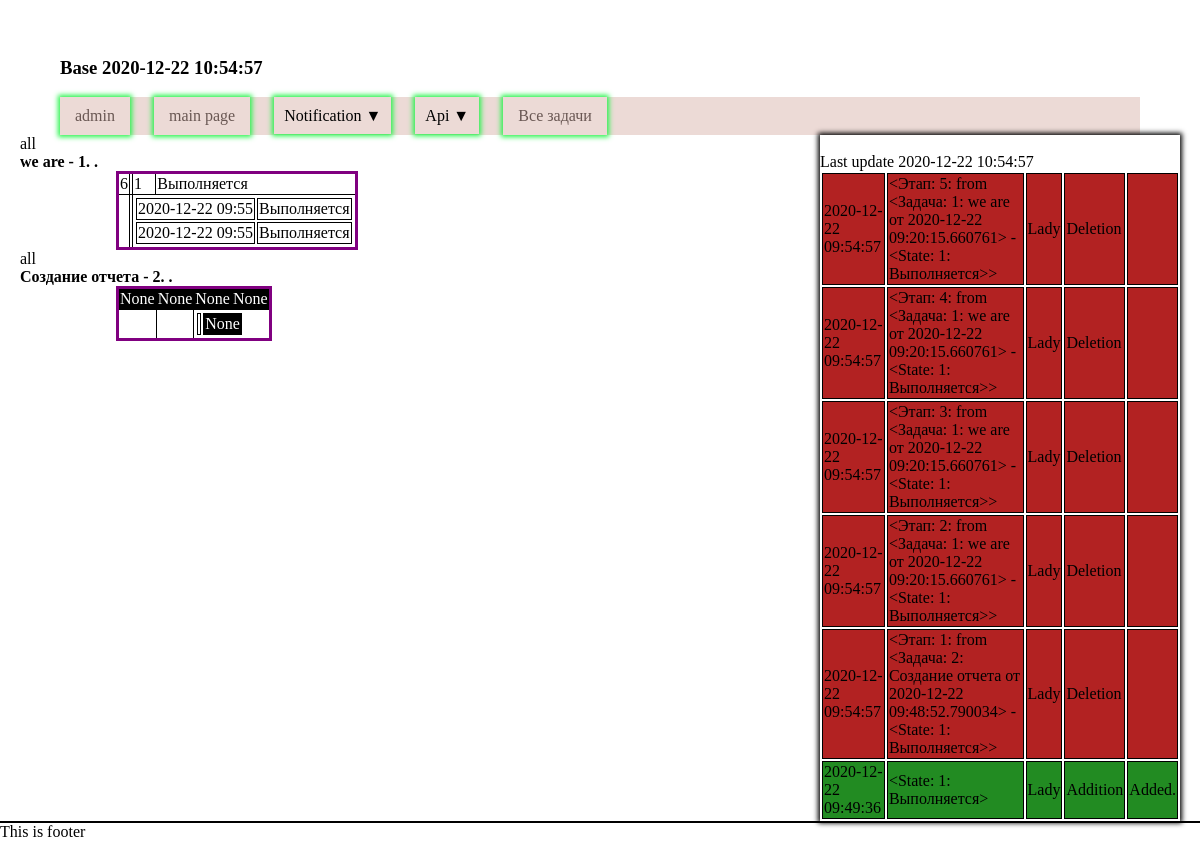
The app's page /s/all/ with its own data.
### Act/models.py (models this page shows, shortened)
class Notification(models.Model):
	name = models.CharField(max_length=150,db_column="name",blank=True)
	comment = models.TextField(db_column="comment",blank=True)
	isActive = models.BooleanField(db_column="isActive",default=True)
	begin=models.DateTimeField(db_column="begin",auto_now_add=True,db_index=True)
	class Meta:
		db_table = 'Notification'
		verbose_name_plural="Список задач"
		verbose_name="Задача"
		ordering=["-id",]

class NotificationState(models.Model):
	name = models.CharField(max_length=30,db_column="name",blank=True,unique=True)
	isActive = models.BooleanField(db_column="isActive",default=True)
	red = models.IntegerField(db_column="red",default=0)
	green = models.IntegerField(db_column="green",default=0)
	blue = models.IntegerField(db_column="blue",default=0)
	background_red = models.IntegerField(db_column="background_red",default=255)
	background_green = models.IntegerField(db_column="background_green",default=255)
	background_blue = models.IntegerField(db_column="background_blue",default=255)
	class Meta:
		db_table = 'NotificationState'
		verbose_name_plural="Состояния задач"
		verbose_name="Состояние"
		ordering=["name",]

### Act/views.py (the view)
@csrf_exempt
def showNotification(request,IsFilter):
    sqlText="""
    SELECT
        q.nId as nId,
        q.nName as nName,
        q.NBegin as nBegin,
        q.NBegin as nIsActive,
        q.aId as aId,
        q.aName as aName,
        q.aParent as aParent,
        q.aState as aState,
        q.aState as aIsActive,
        s.name as sName,
        s.id as sId,
        s.red as sRed,
        s.green as sGreen,
        s.blue as sBlue,
        s.background_red as sBackground_red,
        s.background_green as sBackground_green,
        s.background_blue as sBackground_blue,

        h.period as hPeriod,
        h.id as hId,
        h.act as hAct,
        h.state as hState,
        sh.id as shId,
        sh.name as shName,
        sh.red as shRed,
        sh.green as shGreen,
        sh.blue as shBlue,
        sh.background_red as shBackground_red,
        sh.background_green as shBackground_green,
        sh.background_blue as shBackground_blue

        FROM (
        SELECT
        n.id as nId,
        n.name as nName,
        n.begin as nBegin,
        n.isActive as nIsActive,
        a.id as aId,
        a.name as aName,
        a.parent as aParent,
        a.state as aState,
        a.isActive as aIsActive
        FROM Notification as n
        JOIN Act  as a ON a.parent=n.id

        UNION ALL

        SELECT
        n.id,
        n.name,
        n.begin,
        n.isActive,
        null,
        null,
        null,
        null,
        null
        FROM Notification as n
        WHERE NOT EXISTS
        ( SELECT 1 FROM act as a WHERE a.parent = n .id)

        UNION ALL

        SELECT
        null,
        null,
        null,
        null,
        a.id,
        a.name,
        a.parent,
        a.state,
        a.isActive
        FROM act as a WHERE NOT EXISTS ( SELECT 1 FROM Notification as n WHERE a.parent = n .id)

        ) as q

        left join NotificationState as s on q.aState=s.id
        left join NotificationHistory as h on h.act=q.aId
        left join NotificationState as sh on h.state=sh.id

        WHERE 1
            [f1]
            [f2]
            [f3]

        ORDER BY nId, aId,h.period DESC
        """
    sqlText=sqlText.replace("[f1]"," AND (q.nIsActive or q.aIsActive) ")
    sqlText=sqlText.replace("[f2]","")
    sqlText=sqlText.replace("[f3]","")
    data=[]
    with connection.cursor() as c:
        c.execute(sqlText)
        result=c.fetchall()
        colNombers={}
        for i in range(len(c.cursor.description)):
            colNombers[c.cursor.description[i][0]]=i
        LastNotId=-1
        LastActId=-1
        for row in result:
            if  LastNotId==row[colNombers["nId"]]:
                if LastActId==row[colNombers["aId"]]:
                    if "active"!=IsFilter:
                        saveHistory(data,colNombers,row)
                else:
                    LastActId=row[colNombers["aId"]]
                    createNewQuest(data,colNombers,row)
                    if "active"!=IsFilter:
                        saveHistory(data,colNombers,row)
            else:
                LastNotId=row[colNombers["nId"]]
                createNewGroup(data,colNombers,row)
                LastActId=row[colNombers["aId"]]
                createNewQuest(data,colNombers,row)
                if "active"!=IsFilter:
                    saveHistory(data,colNombers,row)
    return render(request,"mainPage.html",{"content":data,"filter":IsFilter})

### Act/templatetags/MyMainTags/MyTags.py (called while the page is built)
@register.inclusion_tag('tags/MyTagHeader.html')
def MyTagHeader():
    return {
        "now":datetime.datetime.now().strftime("%Y-%m-%d %H:%M:%S"),
        }

@register.inclusion_tag('tags/MyTagLastAction.html')
def MyTagLastAction():
    lastLog=list(LogEntry.objects.order_by('-action_time')[:10]) #lastLog[0]
    w=[]
    for i in lastLog:
        d={
            "action_time":i.action_time.strftime("%Y-%m-%d %H:%M:%S"),
            "is_addition":i.is_addition(),
            "is_change":i.is_change(),
            "is_deletion":i.is_deletion(),
            "get_action_flag_display":i.get_action_flag_display(),
            "get_admin_url":i.get_admin_url(),
            "get_change_message":i.get_change_message(),
            "pk":i.pk,
            "object_repr":i.object_repr,
            "user":i.user,
            }
        w.append(d)
    return {
        "lastLog":w,
        }

### Act/views_functions.py (called while the page is built)
def getThisGroup(data):
    return data[-1]

def getThisQuest(data):
    return data[-1]["acts"][-1]

def createNewGroup(data,colNombers,row):
    GroupData={
            "nId":row[colNombers["nId"]],
            "nName":row[colNombers["nName"]],
            "nBegin":row[colNombers["nBegin"]],
            "nIsActive":row[colNombers["nIsActive"]],
            "acts":[],
        }
    data.append(GroupData)

def createNewQuest(data,colNombers,row):
    GroupData=getThisGroup(data)
    questData={
            "aId":row[colNombers["aId"]],
            "aName":row[colNombers["aName"]],
            "aParent":row[colNombers["aParent"]],
            "aState":row[colNombers["aState"]],
            "aIsActive":row[colNombers["aIsActive"]],
            "sName":row[colNombers["sName"]],
            "sId":row[colNombers["sId"]],
            "history":[],
    }
    for i in ["Red","Green","Blue"]:
        val=row[colNombers["s"+i]]
        questData[i]=val if val!=None else 255
    for i in ["Background_red","Background_green","Background_blue"]:
        val=row[colNombers["s"+i]]
        questData[i]=val if val!=None else 0
    GroupData["acts"].append(questData)

### templates/mainPage.html (shortened to what this page needs)
﻿{% extends "base.html" %}
{% block content %}
	{% if content %}
	{% for notificaton in content %}
	{{filter}}
	<div class="group">
		<div class="headerGroup">{{notificaton.nName}} - {{notificaton.nId}}. {{quest.nBegin|date:'Y-m-d H:i'}}. {{quest.nIsActive}}  </div>
				<table class="mainTable">
					{% for act in notificaton.acts %}
					<tr class="rowQuest" style="background-color: rgb({{act.Background_red}},{{act.Background_green}},{{act.Background_blue}});color:rgb({{act.Red}},{{act.Green}},{{act.Blue}});">
						<td>{{act.aId}} </td>
						<td>{{act.aName}} </td>
						<td>{{act.aIsActive}}  </td>
						<td>{{act.sName}}  </td>
					</tr>
					<tr>
					<td></td>
					<td></td>
					<td colspan="2">
					<table>
						{% for history in act.history %}
							<tr><td>{{history.period|date:'Y-m-d H:i'}}</td><td  style="background-color: rgb({{act.Background_red}},{{act.Background_green}},{{act.Background_blue}});color:rgb({{act.Red}},{{act.Green}},{{act.Blue}});">{{history.state}}</td></tr>
						{% endfor %}
					</table>
					</td>
					</tr>
					{% endfor %}
				</table>
	</div>
	{% endfor %}
	{% endif %}
{% endblock %}

### templates/base.html (shortened to what this page needs)
﻿{% load MyMainTags.MyTags %}
<html>
<head>
</head>
<body>
{% MyTagHeader %}
{% block page %}
<div class="flex_container_row mainLeftRight">
    <div class="LeftPage">
	    {% block content %}
	    {% endblock %}
    </div>
    <div class="RightPage">
        {% block RightPage %}
	    {% MyTagLastAction %}
        {% endblock %}
    </div>
</div>
{% endblock %}
	<div class="footer">
{% block footer %}
	<div>This is footer</div>
{% endblock %}
		</div>
</body>
</html>

### templates/tags/MyTagHeader.html (shortened to what this page needs)
<nav class="header_nav">
		<h3>Base {% now "Y-m-d H:i:s" %}</h3>
  <ul class="header_ul">
    <li><a class="header_a" href="{% url 'admin:index' %}">admin</a></li>
    <li><a class="header_a" href="{% url 'index' %}">main page</a></li>
	<li><span  class="header_a" >Notification ▼</span>
	</li>
	<li><span class="header_a">Api ▼</span>
    </li>
	<li><a href="{% url 'Notification:AllNotification' %}" class="header_a" >Все задачи</a></li>
  </ul>
</nav>

### templates/tags/MyTagLastAction.html (shortened to what this page needs)
<div>
    Last update {% now "Y-m-d H:i:s" %}
    <table>
    {% for i in lastLog %}
    <tr class="
        {% if i.is_addition %} tr_log_is_addition {% endif %}
        {% if i.is_deletion %} tr_log_is_deletion {% endif %}
        " onclick="document.location = '{{i.get_admin_url}}'">
        <td>{{i.action_time}}</td>
        <td>{{i.object_repr}}</td>
        <td>{{i.user}}</td>
        <td>{{i.get_action_flag_display}}</td>
        <td>{{i.get_change_message}}</td>
    </tr>
    {% endfor %}
    </table>
</div>

### templates/base.html (style rules this page uses)
body { margin:0; }
.header_a { box-shadow: 0 0px 5px 2px #23f349; padding: 10px; }
nav { padding-top: 20px; padding-left: 5%; padding-right: 5%; }
ul { list-style: none; margin: 0; padding: 0; }
.header_ul > li { display: inline-block; margin-right: 20px; position: relative; }
.header_ul > li:last-child { margin-right: 0; }
ul.header_ul a { display: block; padding: 10px 15px; text-decoration: none; outline: none; font-family: 'Lora', serif; }
.header_nav ul { background: #ECDAD6; }
.header_nav ul a { color: #695753; }
.headerGroup { font-weight: bold; font-size: 1.3 em; }
table.mainTable { margin-left:6em; border-collapse: collapse; border: 3px solid purple; }
td { border: 1px solid black; }
.LeftPage { float:left; margin-left:20px; }
.RightPage { float: right; max-width:30%; box-shadow: 0 0px 5px 2px black; margin-right:20px; }
.footer:before { content: ""; display: block; clear: both; height: 2px; background-color: #000; }
.tr_log_is_addition { background-color:forestgreen; }
.tr_log_is_deletion { background-color:firebrick; }
.flex_container_row { display: flex; flex-direction:row; }
.mainLeftRight { justify-content:space-between; }

### records on screen
Notification: filter "all", nName "we are", nId "1"
NotificationState: aId "6", aIsActive "1", sName "Выполняется", period "2020-12-22 09:55" "2020-12-22 09:55", state "Выполняется" "Выполняется"
Notification: filter "all", nName "Создание отчета", nId "2", aId "None", aName "None", aIsActive "None", sName "None", state "None"

### other values on screen
{{ i.action_time }} "2020-12-22 09:54:57"
{{ i.object_repr }} "<Этап: 5: from <Задача: 1: we are от 2020-12-22 09:20:15.660761> -<State: 1: Выполняется>>"
{{ i.user }} "Lady"
{{ i.get_action_flag_display }} "Deletion"
{{ i.object_repr }} "<Этап: 4: from <Задача: 1: we are от 2020-12-22 09:20:15.660761> -<State: 1: Выполняется>>"
{{ i.object_repr }} "<Этап: 3: from <Задача: 1: we are от 2020-12-22 09:20:15.660761> -<State: 1: Выполняется>>"
{{ i.object_repr }} "<Этап: 2: from <Задача: 1: we are от 2020-12-22 09:20:15.660761> -<State: 1: Выполняется>>"
{{ i.object_repr }} "<Этап: 1: from <Задача: 2: Создание отчета от 2020-12-22 09:48:52.790034> -<State: 1: Выполняется>>"
{{ i.action_time }} "2020-12-22 09:49:36"
{{ i.object_repr }} "<State: 1: Выполняется>"
{{ i.get_action_flag_display }} "Addition"
{{ i.get_change_message }} "Added."
